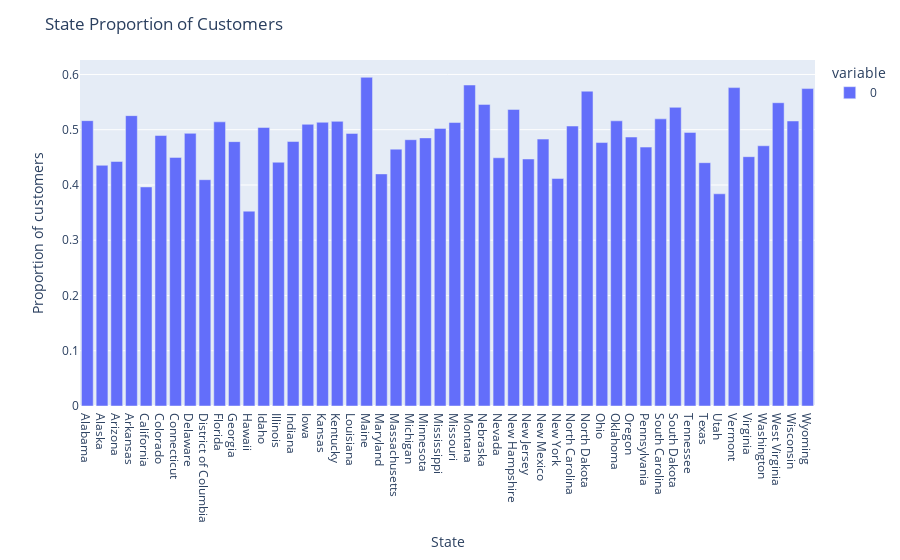

The cell this chart's notebook holds for it:
### Markdown cell above
## State Proportions of Customers

### Code cell
df = outage_cleaned.copy()
state_count = outage_cleaned.groupby('U.S._STATE')['POPULATION'].transform('mean')
df['pop_mean'] = state_count
state_means = df.groupby('U.S._STATE')['TOTAL.CUSTOMERS'].mean()/df.groupby('U.S._STATE').mean()['pop_mean']  
fig = px.bar(state_means)
fig.update_layout(
    title_text="State Proportion of Customers",
    xaxis_title="State",
    yaxis_title="Proportion of customers"
)
fig.show()

### Figure 1 — Plotly figure (JSON) as saved in the notebook; plotly's stock layout.template omitted (floating-point values rounded to 4 significant figures)
{"data": [{"alignmentgroup": "True", "hovertemplate": "variable=0<br>U.S._STATE=%{x}<br>value=%{y}<extra></extra>", "legendgroup": "0", "marker": {"color": "#636efa", "pattern": {"shape": ""}}, "name": "0", "offsetgroup": "0", "orientation": "v", "showlegend": true, "textposition": "auto", "type": "bar", "x": ["Alabama", "Alaska", "Arizona", "Arkansas", "California", "Colorado", "Connecticut", "Delaware", "District of Columbia", "Florida", "Georgia", "Hawaii", "Idaho", "Illinois", "Indiana", "Iowa", "Kansas", "Kentucky", "Louisiana", "Maine", "Maryland", "Massachusetts", "Michigan", "Minnesota", "Mississippi", "Missouri", "Montana", "Nebraska", "Nevada", "New Hampshire", "New Jersey", "New Mexico", "New York", "North Carolina", "North Dakota", "Ohio", "Oklahoma", "Oregon", "Pennsylvania", "South Carolina", "South Dakota", "Tennessee", "Texas", "Utah", "Vermont", "Virginia", "Washington", "West Virginia", "Wisconsin", "Wyoming"], "xaxis": "x", "y": [0.5164, 0.4356, 0.4425, 0.5255, 0.3964, 0.4895, 0.4499, 0.4935, 0.4096, 0.5142, 0.4784, 0.3526, 0.5041, 0.4411, 0.4786, 0.5098, 0.5135, 0.5151, 0.4933, 0.5949, 0.42, 0.4649, 0.4819, 0.4852, 0.5024, 0.513, 0.5809, 0.5458, 0.4492, 0.5367, 0.447, 0.483, 0.4117, 0.5067, 0.5697, 0.4768, 0.5161, 0.4868, 0.4686, 0.5197, 0.5405, 0.4951, 0.4403, 0.384, 0.5762, 0.4512, 0.4709, 0.5488, 0.5158, 0.5744], "yaxis": "y"}], "layout": {"barmode": "relative", "legend": {"title": {"text": "variable"}, "tracegroupgap": 0}, "margin": {"t": 60}, "title": {"text": "State Proportion of Customers"}, "xaxis": {"anchor": "y", "domain": [0, 1], "title": {"text": "State"}}, "yaxis": {"anchor": "x", "domain": [0, 1], "title": {"text": "Proportion of customers"}}}}
